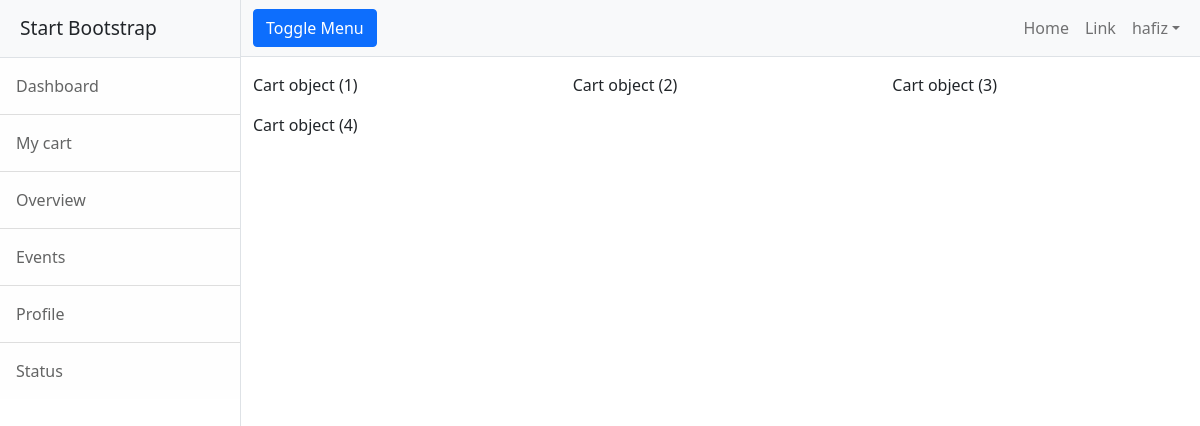
Screenshot of /customer/carts/all (signed in) with the database file from the repository.
### customer/models.py (models this page shows)
class Cart(models.Model):
    product = models.ForeignKey(Mobiles, on_delete=models.CASCADE)
    user = models.ForeignKey(User, on_delete=models.CASCADE)
    date = models.DateField(auto_now_add=True)
    quantity = models.PositiveIntegerField(default=1)
    options = (
        ("incart", "incart"),
        ("order placed", "order placed"),
        ("cancelled", "cancelled")
    )
    status = models.CharField(max_length=15,choices=options,default="incart")

### customer/views.py (the view)
# urls.py: path("carts/all", views.ViewMyCart.as_view(), name="viewmycart")
@method_decorator(sign_in_required, name="dispatch")
class ViewMyCart(ListView):
    model = Cart
    template_name = "my_cart.html"
    context_object_name = "carts"
    def get_queryset(self):
        qs = Cart.objects.filter(user=self.request.user)
        return qs

### customer/templates/my_cart.html
{%extends 'cbase.html'%}
{%block body_block%}
<div class="row">
    {%for cart in carts%}
    <div class="col-4 mt-3">
        {{cart}}
    </div>
    {%endfor%}
</div>
{%endblock%}

### customer/templates/cbase.html (shortened to what this page needs)
<!DOCTYPE html>
{%load static%}
<html lang="en">
<head>
    <link href="{%static 'css/styles.css'%}" rel="stylesheet"/>
    <link href="https://cdn.jsdelivr.net/npm/bootstrap@5.1.3/dist/css/bootstrap.min.css" rel="stylesheet"
>
</head>
<body>
<div class="d-flex" id="wrapper">
    <div class="border-end bg-white" id="sidebar-wrapper">
        <div class="sidebar-heading border-bottom bg-light">Start Bootstrap</div>
        <div class="list-group list-group-flush">
            <a class="list-group-item list-group-item-action list-group-item-light p-3" href="#!">Dashboard</a>
            <a class="list-group-item list-group-item-action list-group-item-light p-3" href="{%url 'viewmycart' %}">My
                cart</a>
            <a class="list-group-item list-group-item-action list-group-item-light p-3" href="#!">Overview</a>
            <a class="list-group-item list-group-item-action list-group-item-light p-3" href="#!">Events</a>
            <a class="list-group-item list-group-item-action list-group-item-light p-3" href="#!">Profile</a>
            <a class="list-group-item list-group-item-action list-group-item-light p-3" href="#!">Status</a>
        </div>
    </div>
    <div id="page-content-wrapper">
        <nav class="navbar navbar-expand-lg navbar-light bg-light border-bottom">
            <div class="container-fluid">
                <button class="btn btn-primary" id="sidebarToggle">Toggle Menu</button>
                <div class="collapse navbar-collapse" id="navbarSupportedContent">
                    <ul class="navbar-nav ms-auto mt-2 mt-lg-0">
                        <li class="nav-item active"><a class="nav-link" href="#!">Home</a></li>
                        <li class="nav-item"><a class="nav-link" href="#!">Link</a></li>
                        <li class="nav-item dropdown">
                            <a class="nav-link dropdown-toggle" id="navbarDropdown" href="#" role="button"
                               data-bs-toggle="dropdown" aria-haspopup="true" aria-expanded="false">{{request.user}}</a>
                        </li>
                    </ul>
                </div>
            </div>
        </nav>
        <div class="container-fluid">
            {%block body_block%}
            {%endblock%}
        </div>
    </div>
</div>
</body>
</html>

### rows the page displays
Cart: id "Cart object (1)"
Cart: id "Cart object (2)"
Cart: id "Cart object (3)"
Cart: id "Cart object (4)"

### other values shown
{{ request.user }} "hafiz"
